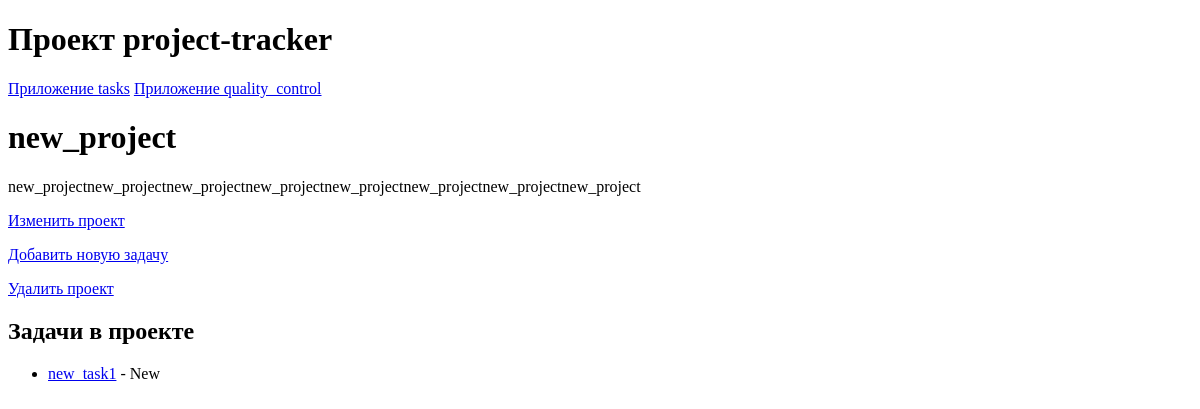
The app's page /tasks/projects/3/, older data.
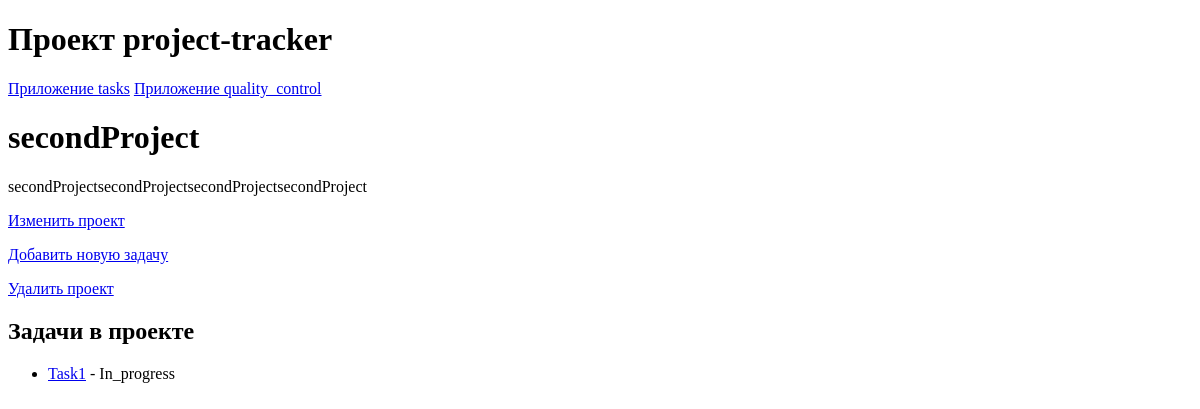
The same page, newer data.
### tasks/models.py (models this page shows, shortened)
class Project(models.Model):
    name = models.CharField(max_length=100)
    description = models.TextField()
    created_at = models.DateTimeField(auto_now_add=True)

class Task(models.Model):
    STATUS_CHOICES = [
        ('New', 'Новая'),
        ('In_progress', 'В работе'),
        ('Competed', 'Завершена')
    ]
    project = models.ForeignKey(
        Project,
        related_name = 'tasks',
        on_delete = models.CASCADE
    )
    name = models.CharField(max_length=100)
    description = models.TextField()
    created_at = models.DateTimeField(auto_now_add=True)
    updated_at = models.DateTimeField(auto_now=True)
    assignee = models.ForeignKey(
        User,
        related_name='tasks',
        on_delete=models.SET_NULL,
        null=True,
        blank=True
    )
    status = models.CharField(
        max_length=50,
        choices=STATUS_CHOICES,
        default='New',
    )

### tasks/views.py (the view)
# urls.py: path('projects/<int:project_id>/', views.ProjectDetailView.as_view(), name='project_detail'),
class ProjectDetailView(DetailView):
    model = Project
    pk_url_kwarg = 'project_id'
    template_name = 'tasks/project_detail.html'

### tasks/templates/tasks/project_detail.html
{% extends 'base/base.html' %}
{% block content %}
    <h1>{{ project.name }}</h1>
    <p>{{ project.description }}</p>
    <p><a href="{% url 'tasks:update_project' project.id %}">Изменить проект</a></p>
    <p><a href="{% url 'tasks:add_task_to_project' project.id %}">Добавить новую задачу</a></p>
    <p><a href="{% url 'tasks:delete_project' project.id %}"onclick="return confirm('Вы уверены, что хотите удалить этот проект?');">Удалить проект</a></p>
    <h2>Задачи в проекте</h2>
    <ul>
        {% for task in project.tasks.all %}
            <li><a href="{% url 'tasks:task_detail' project.id task.id %}">{{ task.name }}</a> - {{ task.status }}</li>
        {% empty %}
            <li>В этом проекте пока нет задач.</li>
        {% endfor %}
    </ul>
{% endblock %}

Row changes from the older to the newer data that the page shows:
changed Project: name "new_project" → "secondProject"; description "new_projectnew_projectnew_projectnew_projectnew_projectnew_projectnew_projectnew_project" → "secondProjectsecondProjectsecondProjectsecondProject"
changed Task: name "new_task1" → "Task1"; status "New" → "In_progress"
